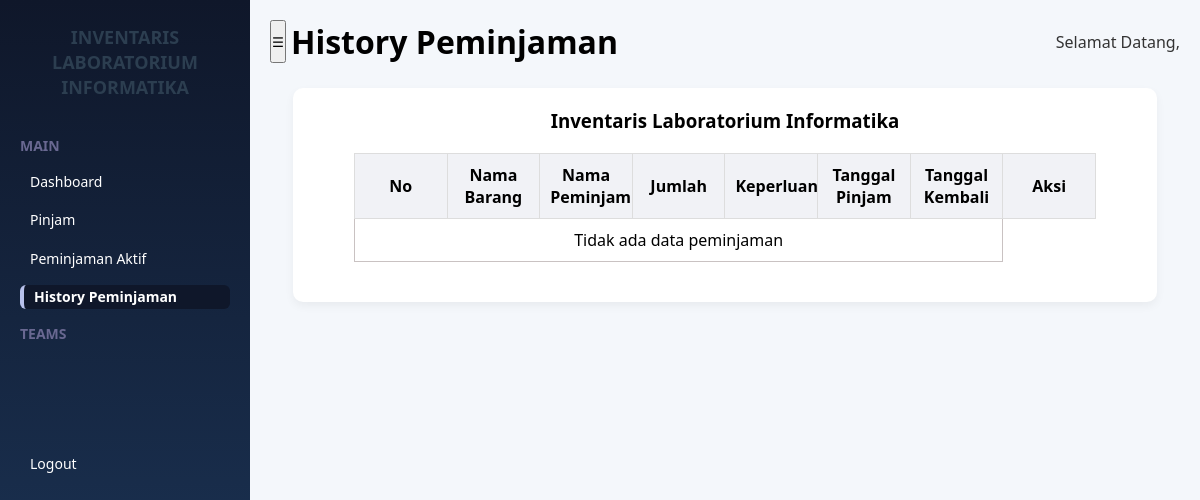
/history_peminjaman.php, run on an earlier commit of the app's database.
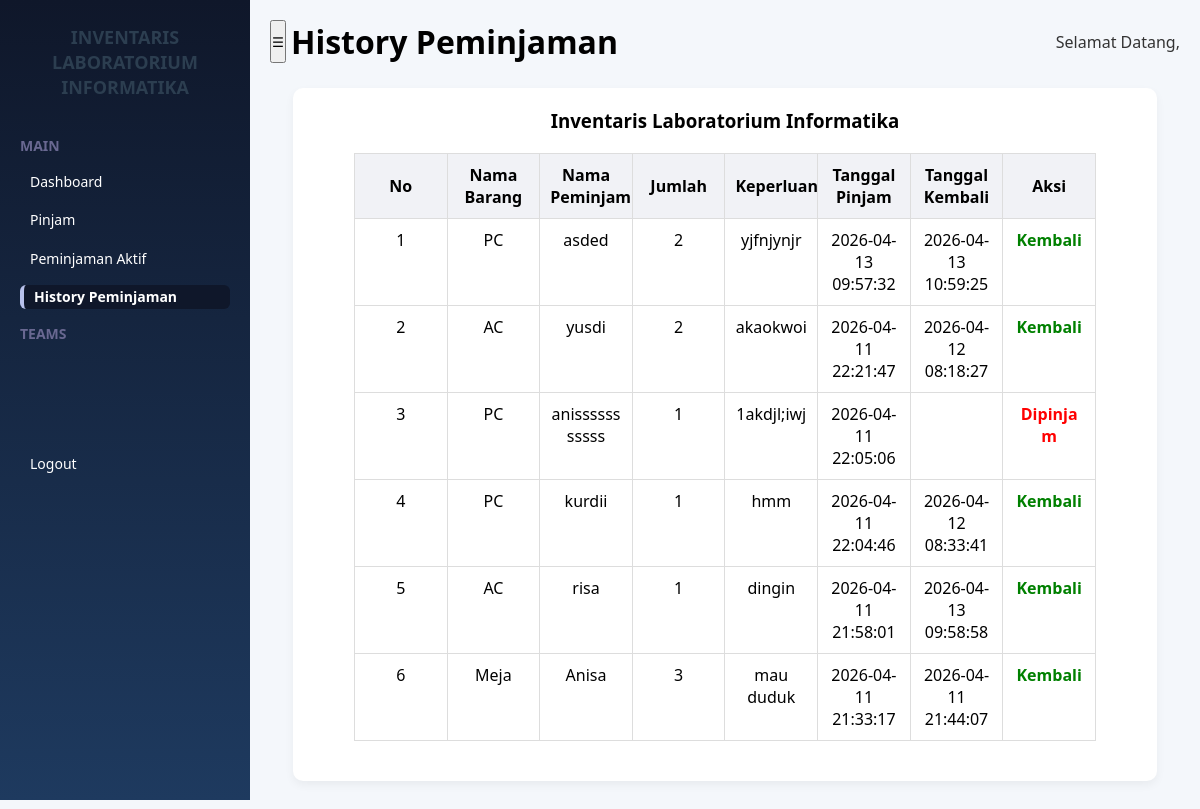
And on a later commit of the database.
### tables this page shows
CREATE TABLE `peminjaman` (
  `id` int NOT NULL,
  `nama_peminjam` varchar(100) DEFAULT NULL,
  `keperluan` text,
  `jumlah` int DEFAULT NULL,
  `barang_id` int DEFAULT NULL,
  `tanggal_pinjam` datetime DEFAULT CURRENT_TIMESTAMP,
  `tanggal_kembali` datetime DEFAULT NULL,
  `status` enum('dipinjam','dikembalikan') DEFAULT 'dipinjam'
);

CREATE TABLE `barang` (
  `id` int NOT NULL,
  `kategori_id` int DEFAULT NULL,
  `kode_inventaris` varchar(50) NOT NULL,
  `nama_barang` varchar(100) NOT NULL,
  `merk` varchar(100) DEFAULT NULL,
  `tipe` varchar(100) DEFAULT NULL,
  `spesifikasi` text,
  `jumlah` int NOT NULL,
  `kondisi` enum('Baik','Cukup','Rusak') NOT NULL,
  `lokasi` varchar(100) DEFAULT NULL,
  `tahun_perolehan` year DEFAULT NULL,
  `keterangan` text,
  `tersedia` tinyint(1) NOT NULL DEFAULT '1',
  `create_at` timestamp NULL DEFAULT CURRENT_TIMESTAMP
);

### history_peminjaman.php (the view, shortened to what this page needs)
<?php
    require_once __DIR__ . "/config/database.php";
$sql = "
SELECT peminjaman.*, barang.nama_barang
FROM peminjaman
JOIN barang ON peminjaman.barang_id = barang.id
ORDER BY peminjaman.id DESC
";
$result = $conn->query($sql);
?>
<!DOCTYPE html>
<html lang="en">
<head>
    <link href="https://cdn.jsdelivr.net/npm/select2@4.1.0-rc.0/dist/css/select2.min.css" rel="stylesheet"/>
    <link rel="stylesheet" href="../assets/style.css">
</head>
<body class="body">
    <div class="container">
        <?php $page = basename($_SERVER['PHP_SELF']); ?>
        <div class="sidebar" id="sidebar">
            <h2 class="logo">INVENTARIS LABORATORIUM<br>INFORMATIKA</h2>
            <div class="menu-group">
                <p class="menu-title">MAIN</p>
                <ul>
                    <li><a href="Admin/dashboard.php" class="menu-item <?=  $page=='dashboard.php'?'active':''?>">Dashboard</a></li>
                    <li><a href="../pinjam.php" class="menu-item  <?=  $page=='pinjam.php'?'active':''?>">Pinjam</a></li>
                    <li><a href="Admin/peminjaman.php" class="menu-item  <?=  $page=='peminjaman.php'?'active':''?>">Peminjaman Aktif</a></li>
                    <li><a href="../history_peminjaman.php" class="menu-item  <?=  $page=='history_peminjaman.php'?'active':''?>">History Peminjaman</a></li>
                </ul>
            </div>
            <div class="menu-group">
                <p class="menu-title">TEAMS</p>
            </div>
            <div class="logout">
                <a href="logout.php" class="menu-item logout">Logout</a>
            </div>
        </div>
        <div class="main" id="main">
            <div class="header">
                <div class="button_dash">
                    <button id="toggleSidebar">☰</button>
                    <h1>History Peminjaman</h1>
                </div>
                <div class="user">Selamat Datang, <br><?php echo $_SESSION["username"];?></div>
            </div>
                <div class="table-container">
                    <h3>Inventaris Laboratorium Informatika</h3>
                    <table>
                        <thead>
                            <tr class="table-header">
                                <th>No</th>
                                <th>Nama Barang</th>
                                <th>Nama Peminjam</th>
                                <th>Jumlah</th>
                                <th>Keperluan</th>
                                <th>Tanggal Pinjam</th>
                                <th>Tanggal Kembali</th>
                                <th>Aksi</th>
                            </tr>
                        </thead>
                            <?php
                            if ($result->num_rows > 0) {
                                $no = 1;
                                while ($row = $result->fetch_assoc()) {
                            ?>
                        <tr class="table-row">
                            <td><?= $no++; ?></td>
                            <td><?= $row['nama_barang']; ?></td>
                            <td><?= $row['nama_peminjam']; ?></td>
                            <td><?= $row['jumlah']; ?></td>
                            <td><?= $row['keperluan']; ?></td>
                            <td><?= $row['tanggal_pinjam']; ?></td>
                            <td><?= $row['tanggal_kembali']; ?></td>
                            <td>
                                <?php
                                if ($row['status'] == 'dikembalikan') {
                                    echo "<span class='status-kembali'>Kembali</span>";
                                } else {
                                    echo "<span class='status-pinjam'>Dipinjam</span>";
                                }
                                ?>
                            </td>
                        </tr>
                        <?php
                        }
                    } else {
                        echo "<tr><td colspan='7'>Tidak ada data peminjaman</td></tr>";
                    }
                    ?>
                    </table>
                </div>
            </div>
        </div>
</body>
</html>

What changed in the data, as far as the page shows it:
added peminjaman: barang.nama_barang "PC", nama_peminjam "asded", jumlah "2", keperluan "yjfnjynjr", tanggal_pinjam "2026-04-13 09:57:32", tanggal_kembali "2026-04-13 10:59:25", status "Kembali"
added peminjaman: barang.nama_barang "AC", nama_peminjam "yusdi", jumlah "2", keperluan "akaokwoi", tanggal_pinjam "2026-04-11 22:21:47", tanggal_kembali "2026-04-12 08:18:27", status "Kembali"
added peminjaman: barang.nama_barang "PC", nama_peminjam "anisssssssssss", jumlah "1", keperluan "1akdjl;iwj", tanggal_pinjam "2026-04-11 22:05:06", status "Dipinjam"
added peminjaman: barang.nama_barang "PC", nama_peminjam "kurdii", jumlah "1", keperluan "hmm", tanggal_pinjam "2026-04-11 22:04:46", tanggal_kembali "2026-04-12 08:33:41", status "Kembali"
added peminjaman: barang.nama_barang "AC", nama_peminjam "risa", jumlah "1", keperluan "dingin", tanggal_pinjam "2026-04-11 21:58:01", tanggal_kembali "2026-04-13 09:58:58", status "Kembali"
added peminjaman: barang.nama_barang "Meja", nama_peminjam "Anisa", jumlah "3", keperluan "mau duduk", tanggal_pinjam "2026-04-11 21:33:17", tanggal_kembali "2026-04-11 21:44:07", status "Kembali"
Also different on the page:
text no longer shown: "Tidak ada data peminjaman"
